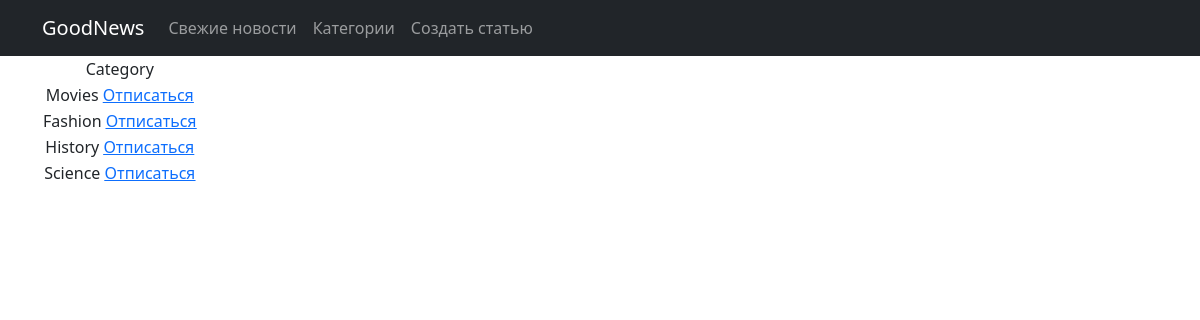
Page /news/subscription/ (signed in) on the committed database.
### news/models.py (models this page shows, shortened)
class Category(models.Model):
    category_name = models.CharField(max_length=256, unique=True)
    subscribers = models.ManyToManyField(User, through='UserCategory')

### news/views.py (the view)
# urls.py: path('subscription/', CategoriesSubscription.as_view(), name='subscription')
class CategoriesSubscription(LoginRequiredMixin, ListView, FormMixin):
    model = Category
    template_name = 'news/subscription.html'
    context_object_name = 'subscription'
    form_class = CategoryForm
    def get_context_data(self,
                         **kwargs):
        context = super().get_context_data(**kwargs)
        return context

### templates/news/subscription.html (shortened to what this page needs)
{% extends 'flatpages/default.html' %}
{% load custom_filters %}
{% block content %}
{% if request.user.is_authenticated %}
        <table>
            <tr>
                <td>
                    Category
                </td>
            </tr>
            {% for category in object_list %}
            <tr>
<td>
            {{ category.category_name }}
            {% if not user in category.subscribers.all %}
            <a href="{% url 'subscribe' category.id %}"><u>Подписаться</u></a>
            {% elif user in category.subscribers.all %}
            <a href="{% url 'unsubscribe' category.id  %}"><u> Отписаться </u></a>
            {%endif%}
</td>
            </tr>
            {% endfor %}
        </table>
{% else %}
Log in to manage subscription
{% endif %}
{% endblock content %}

### rows in the picture
Category: category_name "Movies", shows "Отписаться"
Category: category_name "Fashion", shows "Отписаться"
Category: category_name "History", shows "Отписаться"
Category: category_name "Science", shows "Отписаться"
